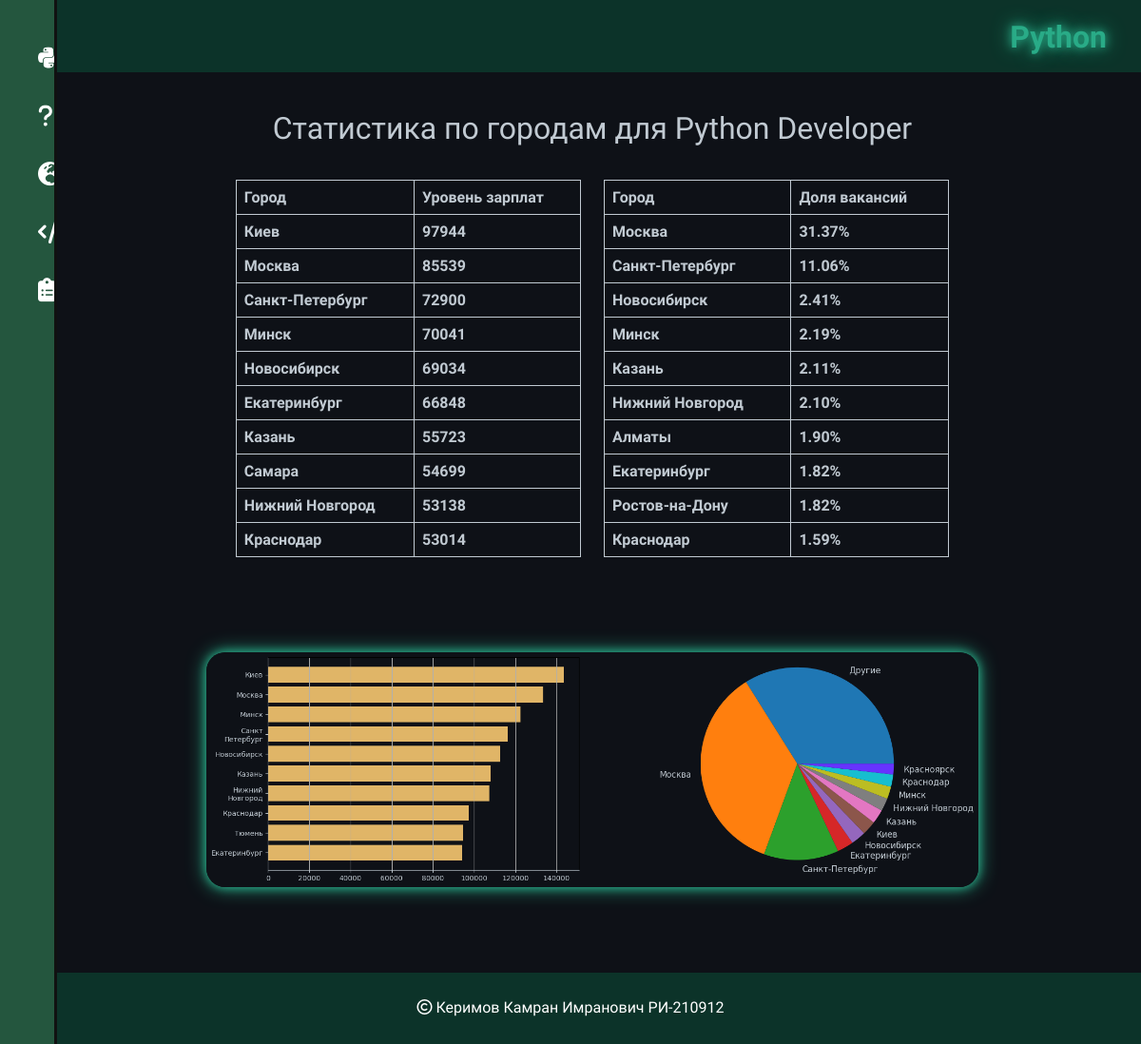
/geography, run on the app's committed database.
### main/models.py (models this page shows)
class Geography(models.Model):
    title = models.CharField(
        'Заголовок',
        max_length=100,
        default='geography'
    )
    text = models.TextField('Заголовок', default=None)
    table = models.TextField('Таблица', default=None)
    graph = models.ImageField(
        'График',
        default=None,
        upload_to='geography'
    )

### main/views.py (the view)
# urls.py: path('geography', views.geography, name='geography'),
def geography(request):
    geographypage = Geography.objects.all()[0]
    return render(
        request,
        'main/geography.html',
        context={
            'geographypage': geographypage,
        }
    )

### main/templates/main/geography.html
{% extends 'main/mainpage.html' %}
{% load static %}
{% block content %}
    <div style="text-align: center">
        {{ geographypage.text|safe }}
        <br>
        {{ geographypage.table|safe }}
        <br>
        <img class="info_img"  width="70%" src="{{ geographypage.graph.url }}" alt="graph"/>
    </div>
{% endblock %}

### static/main/css/main.css (style rules this page uses)
body { font-family: 'Comfortaa', cursive; background: #0e1117; color: #C1CAD2; }
table { border-color: #C1CAD2; }
table tr, th { border-color: #C1CAD2; }
.info_img { border-radius: 20px; box-shadow: 0 0 10px #29ab87, 0 0 20px #29ab87; margin: 50px 10% 50px 10% ; width: 80%; }

### data on the page
Geography: text "Статистика по городам для Python Developer", table "Город Уровень зарплат Киев 97944 Москва 85539 Санкт-Петербург 72900 Минск 70041 Новосибирск 69034 Екатеринбург 66848 Казань 55723 Самара 54699 Нижний Новгород 53138 Краснодар 53014 Город Доля вакансий Москва 31.37% Санкт-Петербург 11.06% Новосибирск 2.41% Минск 2.19% Казань 2.11% Нижний Новгород 2.10% Алматы 1.90% Екатеринбург 1.82% Ростов-на-Дону 1.82% Краснодар 1.59%", graph (picture)
